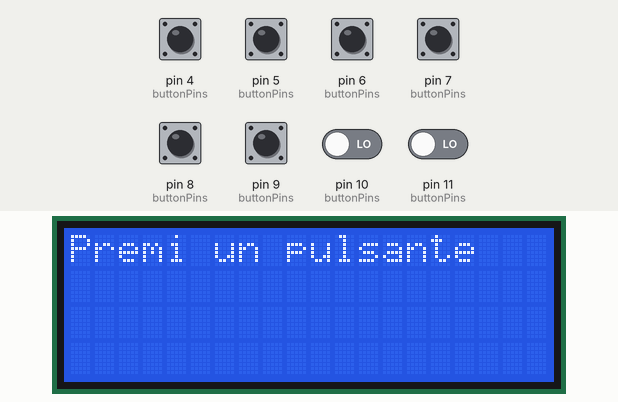
This program was run on a simulated Arduino Mega 2560, built with avr-gcc and run on an emulated ATmega2560. On the bench: 20×4 character LCD. The inputs (shaded band) are chosen by the test bench; at power-on: pin 4 (buttonPins), pin 5 (buttonPins), pin 6 (buttonPins), pin 7 (buttonPins), pin 8 (buttonPins), pin 9 (buttonPins), pin 10 (buttonPins), pin 11 (buttonPins) LOW.

Above: at 1.2 s.
1.3 s: pin 4 (buttonPins) pulled HIGH for 0.15 s
At 2.5 s:
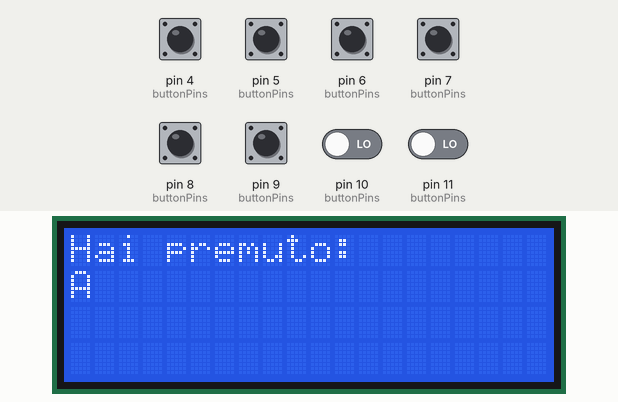
2.9 s: pin 5 (buttonPins) pulled HIGH for 0.15 s
4.5 s: pin 6 (buttonPins) pulled HIGH for 0.15 s
6.1 s: pin 7 (buttonPins) pulled HIGH for 0.15 s
7.7 s: pin 8 (buttonPins) pulled HIGH for 0.15 s
9.3 s: pin 9 (buttonPins) pulled HIGH for 0.15 s
Timing chart, 0 to 11.9 s (numbered marks = the images above; inputs shaded):
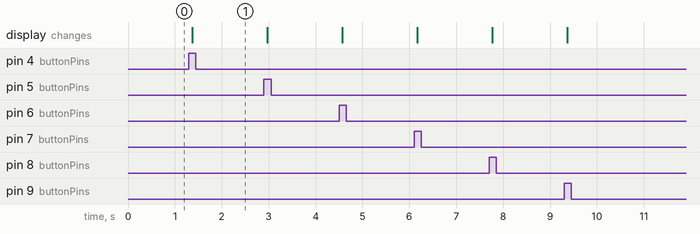

The program:

main.cpp
```cpp
#include <Arduino.h>
#include <Wire.h>
#include <LiquidCrystal_I2C.h>

LiquidCrystal_I2C lcd(0x27, 20, 4); // Indirizzo I2C del display LCD 20x4

#define DEBOUNCE_DELAY 50
#define BUTTONS_NUM 8

const int buttonPins[BUTTONS_NUM] = {4,    5,   6,   7,  8,   9,  10,  11}; // Array dei pin dei pulsanti
const char letters[BUTTONS_NUM] =   {'A', 'B', 'C', 'D', 'E','F', 'G', 'H' };//, 'I'}; // Array delle lettere corrispondenti ai pulsanti

int buttonStates[BUTTONS_NUM];
int lastButtonStates[BUTTONS_NUM];

unsigned long lastDebounceTimes[BUTTONS_NUM] = {0, 0, 0, 0, 0, 0, 0, 0};

void setup() {
  lcd.init();                      // Inizializza il display LCD
  lcd.backlight();                 // Accendi la retroilluminazione del display
  lcd.setCursor(0, 0);
  lcd.print("Premi un pulsante");
}

void debounce_button(int index)
{
    int buttonPin = buttonPins[index];

    int reading = digitalRead(buttonPin);

    if (reading != lastButtonStates[index])
    {
        lastDebounceTimes[index] = millis();
    }

    if ((millis() - lastDebounceTimes[index]) > DEBOUNCE_DELAY)
    {

        if (reading != buttonStates[index])
        {
            buttonStates[index] = reading;

            if (buttonStates[index] == HIGH)
            {
                lcd.clear();
                lcd.setCursor(0, 0);
                lcd.print("Hai premuto:");
                lcd.setCursor(0, 1);
                lcd.print(letters[index]);
            }
        }
    }
    lastButtonStates[index] = reading;
}

void debounce_buttons()
{
    for (size_t i = 0; i < BUTTONS_NUM; i++)
    {
        debounce_button(i);
    }
}

void loop() {
  // Controlla se uno dei pulsanti è stato premuto
  debounce_buttons();
}
```

Measured:
- after the input at 1.3 s, the display: changes after 0.07 s (image 1)
